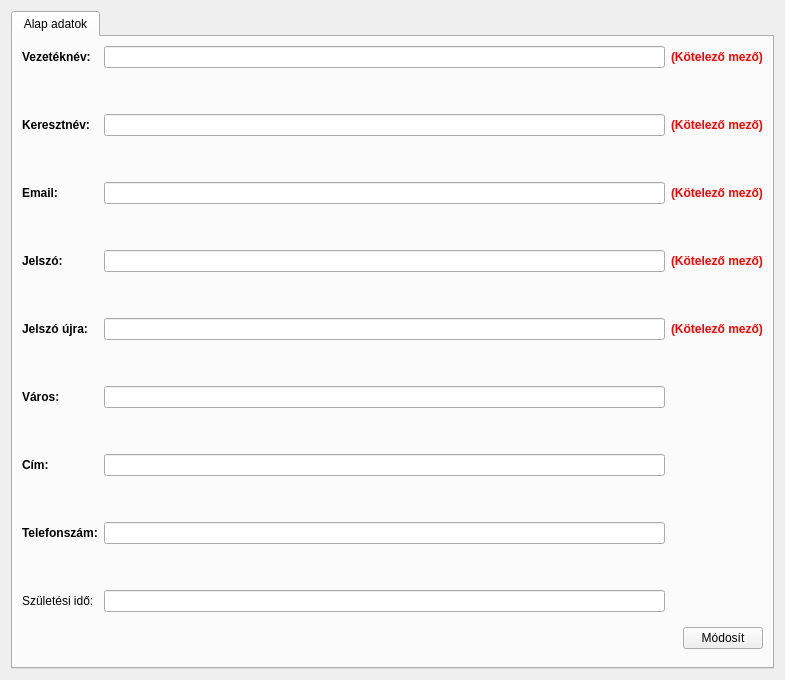
      <widget class="QWidget" name="profilPage">
       <layout class="QGridLayout" name="gridLayout_2">
        <item row="0" column="0">
         <layout class="QVBoxLayout" name="verticalLayout_2">
          <item>
           <widget class="QTabWidget" name="tabWidget">
            <property name="currentIndex">
             <number>0</number>
            </property>
            <widget class="QWidget" name="tab">
             <attribute name="icon">
              <iconset resource="Resources/dashboardResource.qrc">
               <normaloff>:/dashboard/technical.png</normaloff>:/dashboard/technical.png</iconset>
             </attribute>
             <attribute name="title">
              <string>Alap adatok</string>
             </attribute>
             <layout class="QGridLayout" name="gridLayout_14">
              <item row="0" column="0" colspan="2">
               <layout class="QGridLayout" name="gridLayout_6">
                <item row="9" column="0">
                 <spacer name="verticalSpacer_6">
                  <property name="orientation">
                   <enum>Qt::Vertical</enum>
                  </property>
                  <property name="sizeHint" stdset="0">
                   <size>
                    <width>20</width>
                    <height>40</height>
                   </size>
                  </property>
                 </spacer>
                </item>
                <item row="0" column="2">
                 <widget class="QLabel" name="label_14">
                  <property name="font">
                   <font>
                    <weight>75</weight>
                    <bold>true</bold>
                   </font>
                  </property>
                  <property name="styleSheet">
                   <string notr="true">color: rgb(255, 0, 0);</string>
                  </property>
                  <property name="text">
                   <string>(Kötelező mező)</string>
                  </property>
                 </widget>
                </item>
                <item row="10" column="1">
                 <widget class="QLineEdit" name="cityEditBox">
                  <property name="maxLength">
                   <number>255</number>
                  </property>
                 </widget>
                </item>
                <item row="14" column="0">
                 <widget class="QLabel" name="label_20">
                  <property name="font">
                   <font>
                    <weight>75</weight>
                    <bold>true</bold>
                   </font>
                  </property>
                  <property name="text">
                   <string>Telefonszám:</string>
                  </property>
                 </widget>
                </item>
                <item row="8" column="2">
                 <widget class="QLabel" name="label_18">
                  <property name="font">
                   <font>
                    <weight>75</weight>
                    <bold>true</bold>
                   </font>
                  </property>
                  <property name="styleSheet">
                   <string notr="true">color: rgb(255, 0, 0);</string>
                  </property>
                  <property name="text">
                   <string>(Kötelező mező)</string>
                  </property>
                 </widget>
                </item>
                <item row="3" column="0">
                 <spacer name="verticalSpacer_3">
                  <property name="orientation">
                   <enum>Qt::Vertical</enum>
                  </property>
                  <property name="sizeHint" stdset="0">
                   <size>
                    <width>20</width>
                    <height>40</height>
                   </size>
                  </property>
                 </spacer>
                </item>
                <item row="12" column="1">
                 <widget class="QLineEdit" name="addressEditBox">
                  <property name="maxLength">
                   <number>255</number>
                  </property>
                 </widget>
                </item>
                <item row="11" column="0">
                 <spacer name="verticalSpacer_7">
                  <property name="orientation">
                   <enum>Qt::Vertical</enum>
                  </property>
                  <property name="sizeHint" stdset="0">
                   <size>
                    <width>20</width>
                    <height>40</height>
                   </size>
                  </property>
                 </spacer>
                </item>
                <item row="6" column="1">
                 <widget class="QLineEdit" name="passwordEditBox">
                  <property name="maxLength">
                   <number>255</number>
                  </property>
                  <property name="echoMode">
                   <enum>QLineEdit::Password</enum>
                  </property>
                 </widget>
                </item>
                <item row="6" column="2">
                 <widget class="QLabel" name="label_17">
                  <property name="font">
                   <font>
                    <weight>75</weight>
                    <bold>true</bold>
                   </font>
                  </property>
                  <property name="styleSheet">
                   <string notr="true">color: rgb(255, 0, 0);</string>
                  </property>
                  <property name="text">
                   <string>(Kötelező mező)</string>
                  </property>
                 </widget>
                </item>
                <item row="14" column="1">
                 <widget class="QLineEdit" name="phoneEditBox">
                  <property name="maxLength">
                   <number>100</number>
                  </property>
                 </widget>
                </item>
                <item row="4" column="2">
                 <widget class="QLabel" name="label_16">
                  <property name="font">
                   <font>
                    <weight>75</weight>
                    <bold>true</bold>
                   </font>
                  </property>
                  <property name="styleSheet">
                   <string notr="true">color: rgb(255, 0, 0);</string>
                  </property>
                  <property name="text">
                   <string>(Kötelező mező)</string>
                  </property>
                 </widget>
                </item>
                <item row="0" column="0">
                 <widget class="QLabel" name="label_6">
                  <property name="font">
                   <font>
                    <weight>75</weight>
                    <bold>true</bold>
                   </font>
                  </property>
                  <property name="text">
                   <string>Vezetéknév:</string>
                  </property>
                 </widget>
                </item>
                <item row="8" column="1">
                 <widget class="QLineEdit" name="passwordAgainEditBox">
                  <property name="maxLength">
                   <number>255</number>
                  </property>
                  <property name="echoMode">
                   <enum>QLineEdit::Password</enum>
                  </property>
                 </widget>
                </item>
                <item row="13" column="0">
                 <spacer name="verticalSpacer_8">
                  <property name="orientation">
                   <enum>Qt::Vertical</enum>
                  </property>
                  <property name="sizeHint" stdset="0">
                   <size>
                    <width>20</width>
                    <height>40</height>
                   </size>
                  </property>
                 </spacer>
                </item>
                <item row="10" column="0">
                 <widget class="QLabel" name="label_13">
                  <property name="font">
                   <font>
                    <weight>75</weight>
                    <bold>true</bold>
                   </font>
                  </property>
                  <property name="text">
                   <string>Város:</string>
                  </property>
                 </widget>
                </item>
                <item row="4" column="1">
                 <widget class="QLineEdit" name="emailEditBox">
                  <property name="maxLength">
                   <number>255</number>
                  </property>
                 </widget>
                </item>
                <item row="2" column="0">
                 <widget class="QLabel" name="label_5">
                  <property name="font">
                   <font>
                    <weight>75</weight>
                    <bold>true</bold>
                   </font>
                  </property>
                  <property name="text">
                   <string>Keresztnév:</string>
                  </property>
                 </widget>
                </item>
                <item row="0" column="1">
                 <widget class="QLineEdit" name="lastNameEditBox">
                  <property name="maxLength">
                   <number>255</number>
                  </property>
                 </widget>
                </item>
                <item row="8" column="0">
                 <widget class="QLabel" name="label_9">
                  <property name="font">
                   <font>
                    <weight>75</weight>
                    <bold>true</bold>
                   </font>
                  </property>
                  <property name="text">
                   <string>Jelszó újra:</string>
                  </property>
                 </widget>
                </item>
                <item row="7" column="0">
                 <spacer name="verticalSpacer_5">
                  <property name="orientation">
                   <enum>Qt::Vertical</enum>
                  </property>
                  <property name="sizeHint" stdset="0">
                   <size>
                    <width>20</width>
                    <height>40</height>
                   </size>
                  </property>
                 </spacer>
                </item>
                <item row="6" column="0">
                 <widget class="QLabel" name="label_8">
                  <property name="font">
                   <font>
                    <weight>75</weight>
                    <bold>true</bold>
                   </font>
                  </property>
                  <property name="text">
                   <string>Jelszó:</string>
                  </property>
                 </widget>
                </item>
                <item row="5" column="0">
                 <spacer name="verticalSpacer_4">
                  <property name="orientation">
                   <enum>Qt::Vertical</enum>
                  </property>
                  <property name="sizeHint" stdset="0">
                   <size>
                    <width>20</width>
                    <height>40</height>
                   </size>
                  </property>
                 </spacer>
                </item>
                <item row="12" column="0">
                 <widget class="QLabel" name="label_19">
                  <property name="font">
                   <font>
                    <weight>75</weight>
                    <bold>true</bold>
                   </font>
                  </property>
                  <property name="text">
                   <string>Cím:</string>
                  </property>
                 </widget>
                </item>
                <item row="2" column="2">
                 <widget class="QLabel" name="label_15">
                  <property name="font">
                   <font>
                    <weight>75</weight>
                    <bold>true</bold>
                   </font>
                  </property>
                  <property name="styleSheet">
                   <string notr="true">color: rgb(255, 0, 0);</string>
                  </property>
                  <property name="text">
                   <string>(Kötelező mező)</string>
                  </property>
                 </widget>
                </item>
                <item row="4" column="0">
                 <widget class="QLabel" name="label_7">
                  <property name="font">
                   <font>
                    <weight>75</weight>
                    <bold>true</bold>
                   </font>
                  </property>
                  <property name="text">
                   <string>Email:</string>
                  </property>
                 </widget>
                </item>
                <item row="1" column="0">
                 <spacer name="verticalSpacer_2">
                  <property name="orientation">
                   <enum>Qt::Vertical</enum>
                  </property>
                  <property name="sizeHint" stdset="0">
                   <size>
                    <width>20</width>
                    <height>40</height>
                   </size>
                  </property>
                 </spacer>
                </item>
                <item row="2" column="1">
                 <widget class="QLineEdit" name="firstNameEditBox">
                  <property name="maxLength">
                   <number>255</number>
                  </property>
                 </widget>
                </item>
                <item row="16" column="0">
                 <widget class="QLabel" name="label_38">
                  <property name="text">
                   <string>Születési idő:</string>
                  </property>
                 </widget>
                </item>
                <item row="15" column="0">
                 <spacer name="verticalSpacer">
                  <property name="orientation">
                   <enum>Qt::Vertical</enum>
                  </property>
                  <property name="sizeHint" stdset="0">
                   <size>
                    <width>20</width>
                    <height>40</height>
                   </size>
                  </property>
                 </spacer>
                </item>
                <item row="16" column="1">
                 <widget class="QLineEdit" name="birthdayEditBox"/>
                </item>
               </layout>
              </item>
              <item row="1" column="0">
               <spacer name="verticalSpacer_11">
                <property name="orientation">
                 <enum>Qt::Vertical</enum>
                </property>
                <property name="sizeHint" stdset="0">
                 <size>
                  <width>20</width>
                  <height>18</height>
                 </size>
                </property>
               </spacer>
              </item>
              <item row="1" column="1" rowspan="2">
               <widget class="QPushButton" name="userEditButton">
                <property name="text">
                 <string>Módosít</string>
                </property>
                <property name="icon">
                 <iconset resource="Resources/dashboardResource.qrc">
                  <normaloff>:/dashboard/user_edit.png</normaloff>:/dashboard/user_edit.png</iconset>
                </property>
               </widget>
              </item>
              <item row="2" column="0">
               <spacer name="horizontalSpacer_20">
                <property name="orientation">
                 <enum>Qt::Horizontal</enum>
                </property>
                <property name="sizeHint" stdset="0">
                 <size>
                  <width>655</width>
                  <height>20</height>
                 </size>
                </property>
               </spacer>
              </item>
             </layout>
            </widget>
           </widget>
          </item>
         </layout>
        </item>
       </layout>
      </widget>
